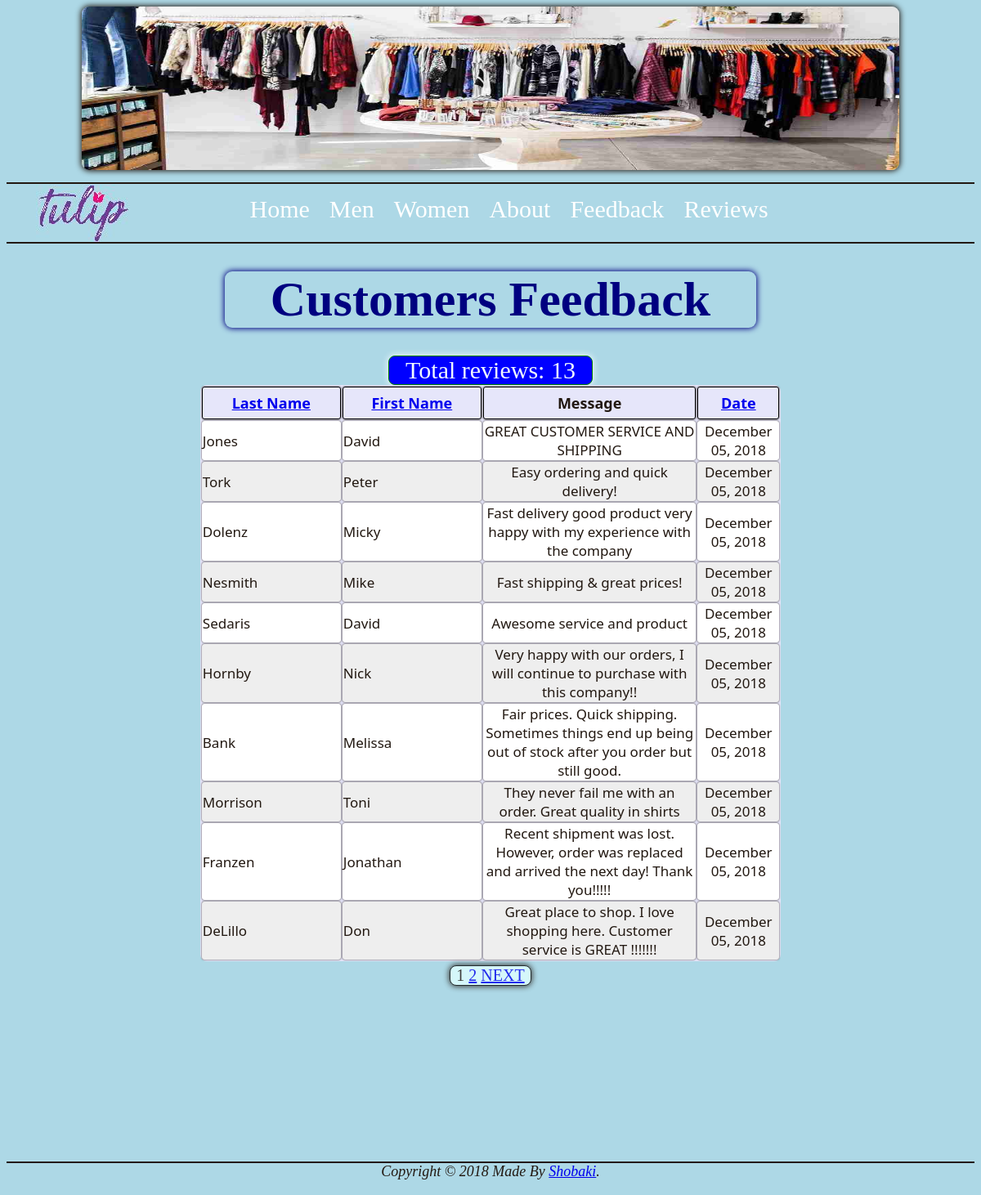
The app's page /view_contacts.php with its own data.
### tables this page shows
CREATE TABLE contacts 
(
id MEDIUMINT UNSIGNED NOT NULL AUTO_INCREMENT,
first_name VARCHAR(20) NOT NULL,
last_name VARCHAR(40) NOT NULL,
email VARCHAR(60) NOT NULL,
message VARCHAR(8000) NOT NULL,
contact_date DATETIME DEFAULT CURRENT_TIMESTAMP,
PRIMARY KEY (id)
);

### view_contacts.php (the view, shortened to what this page needs)
<!DOCTYPE html>
<html lang="en">
		<head>
			<link rel="stylesheet" href="css/tulip.css">
		</head>
		<body>
			<header>
				<img class="welcome" src="images/about1.jpeg" alt="Store Picture">
			</header>
			<nav>
				<ul>
					<li><div class="logo"></div>       </li>
					<li><a href="index.php">Home</a>   </li>
					<li><a href="men.php">Men</a>      </li>
					<li><a href="women.php">Women</a>      </li>
					<li><a href="about.php">About</a>      </li>
					<li><a href="contact.php">Feedback</a>      </li>
                    <li><a href="view_contacts.php">Reviews</a>      </li>
				</ul>
			</nav>
			<main>
                <br>
<?php
echo '<h1 id="feedback">Customers Feedback</h1>';
require('dbConnection.php');
$display = 10;
if (isset($_GET['p']) && is_numeric($_GET['p'])) {
	$pages = $_GET['p'];
} else {
	$q = "SELECT COUNT(id) FROM contacts";
	$r = @mysqli_query($conn, $q);
	$row = @mysqli_fetch_array($r, MYSQLI_NUM);
	$records = $row[0];
	if ($records > $display) {
		$pages = ceil ($records/$display);
	} else {
		$pages = 1;
	}
}
if (isset($_GET['s']) && is_numeric($_GET['s'])) {
	$start = $_GET['s'];
} else {
	$start = 0;
}
$sort = (isset($_GET['sort'])) ? $_GET['sort'] : 'cd';
switch ($sort) {
	case 'cd':
		$order_by = 'contact_date ASC';
		break;
}
$q = "SELECT last_name, first_name, message, DATE_FORMAT(contact_date, '%M %d, %Y') AS dc, id FROM contacts ORDER BY $order_by LIMIT $start, $display";
$r = @mysqli_query($conn, $q);
                echo '<br>';
     $q1 = "SELECT COUNT(id) FROM contacts";
	$r1 = @mysqli_query($conn, $q1);
    $row1 = @mysqli_fetch_array($r1, MYSQLI_NUM);
   $records = $row1[0];
 echo '<p id="tr">Total reviews: '. $records . '</p>';
echo '<table width="60%">
<thead>
<tr>
	<th align="left"><strong><a href="view_contacts.php?sort=ln">Last Name</a></strong></th>
	<th align="left"><strong><a href="view_contacts.php?sort=fn">First Name</a></strong></th>
    <th align="center"><strong>Message</strong></th>
	<th align="left"><strong><a href="view_contacts.php?sort=cd">Date</a></strong></th>
</tr>
</thead>
<tbody>
';
$bg = '#eeeeee';
while ($row = mysqli_fetch_array($r, MYSQLI_ASSOC)) {
	$bg = ($bg=='#eeeeee' ? '#ffffff' : '#eeeeee');
		echo '<tr bgcolor="' . $bg . '">
		<td class="left">' . $row['last_name'] . '</td>
		<td class="left">' . $row['first_name'] . '</td>
        <td align="center">' . $row['message'] . '</td>
		<td align="center">' . $row['dc'] . '</td>
	</tr>
	';
}
echo '</tbody></table>';
if ($pages > 1) {
	echo '<p class="next">';
	$current_page = ($start/$display) + 1;
	for ($i = 1; $i <= $pages; $i++) {
		if ($i != $current_page) {
			echo '<a href="view_contacts.php?s=' . (($display * ($i - 1))) . '&p=' . $pages . '&sort=' . $sort . '">' . $i . '</a> ';
		} else {
			echo $i . ' ';
		}
	}
	if ($current_page != $pages) {
		echo '<a href="view_contacts.php?s=' . ($start + $display) . '&p=' . $pages . '&sort=' . $sort . '">Next</a>';
	}
	echo '</p>';
}
?>
</main><br><br><br><br>
				<footer>
				Copyright &copy 2018 Made By <a href="contact.php">Shobaki</a>.
			</footer>
		</body>
</html>

### css/tulip.css (style rules this page uses)
body { background-color: lightblue; color: #221811; font-family: Georgia, Times, Times New Roman, serif; font-size: 30px; }
header { padding-bottom:.5em; min-width: 800px; max-width: 1000px; margin-right:auto; margin-left: auto; }
h1 { text-align:center; font-family: Coronetscript, cursive; color: navy; border-radius: 9px; margin: auto; box-shadow: 0 0 7px 1px; }
#feedback { width:650px; }
.logo { background-color: lightblue; background-image: url(../images/logo.jpeg); background-repeat:no-repeat; width: 115px; height: 70px; float:left; margin-right:4.5em; margin-top: 1px; }
.welcome { width: 1000px; height: 200px; background: url(../images/welcome1.jpg); background-repeat: no-repeat; display:block; }
img { border-radius: 9px; box-shadow: 0 0 7px 1px; }
ul { list-style-type: none; margin: 0; padding-left: 3%; overflow: hidden; background-color: lightblue; border-bottom: 2px solid #221811; border-top: 2px solid #221811; }
li { float: left; }
li a { display: block; color: white; text-align: center; padding: 14px 12px; text-decoration: none; border-radius: 5px; }
footer { margin-top:5%; text-align: center; font-size: .60em; font-style: italic; padding-bottom: 10px; border-top: 2px solid #221811; }
* { box-sizing: border-box; }
.products td, th { text-align:center; padding: 10px; border: 1px solid black; }
table { border-radius: 8px; margin:auto; font-family: "Lucida Sans Unicode", "Lucida Grande", "Segoe Ui"; font-size: 12px; background-color: lavender; }
.next { font-family:Gorgia; text-align: center; text-transform: uppercase; font-size: 20px; border: 1px black solid; border-radius: 8px; box-shadow: 0 0 7px 1px; width:100px; background-color: lightcyan; opacity: .8; margin:auto; margin-top: 5px; margin-bottom: 20px; }
#tr { text-align: center; border:1px green solid; width:250px; margin: auto; background-color: blue; box-shadow: 0 0 7px 1px; border-radius: 8px; color: aliceblue; }
td { border-radius: 3px; font-size: 17px; box-shadow: 0 0 2px 0; }
th { border-radius: 3px; box-shadow: 0 0 2px 0; border: 1px solid black; padding: 7px 17px; font-size: 18px; }
.left { width:10em; }

### view_contacts.php (style rules this page uses)
p { text-align:center; max-width:80%; margin:auto; }

### records on screen
contacts: last_name "Jones", first_name "David", message "GREAT CUSTOMER SERVICE AND SHIPPING", dc "December 05, 2018"
contacts: last_name "Tork", first_name "Peter", message "Easy ordering and quick delivery!", dc "December 05, 2018"
contacts: last_name "Dolenz", first_name "Micky", message "Fast delivery good product very happy with my experience with the company", dc "December 05, 2018"
contacts: last_name "Nesmith", first_name "Mike", message "Fast shipping & great prices!", dc "December 05, 2018"
contacts: last_name "Sedaris", first_name "David", message "Awesome service and product", dc "December 05, 2018"
contacts: last_name "Hornby", first_name "Nick", message "Very happy with our orders, I will continue to purchase with this company!!", dc "December 05, 2018"
contacts: last_name "Bank", first_name "Melissa", message "Fair prices. Quick shipping. Sometimes things end up being out of stock after you order but still good.", dc "December 05, 2018"
contacts: last_name "Morrison", first_name "Toni", message "They never fail me with an order. Great quality in shirts", dc "December 05, 2018"
contacts: last_name "Franzen", first_name "Jonathan", message "Recent shipment was lost. However, order was replaced and arrived the next day! Thank you!!!!!", dc "December 05, 2018"
contacts: last_name "DeLillo", first_name "Don", message "Great place to shop. I love shopping here. Customer service is GREAT !!!!!!!", dc "December 05, 2018"

### other values on screen
$records "13"
